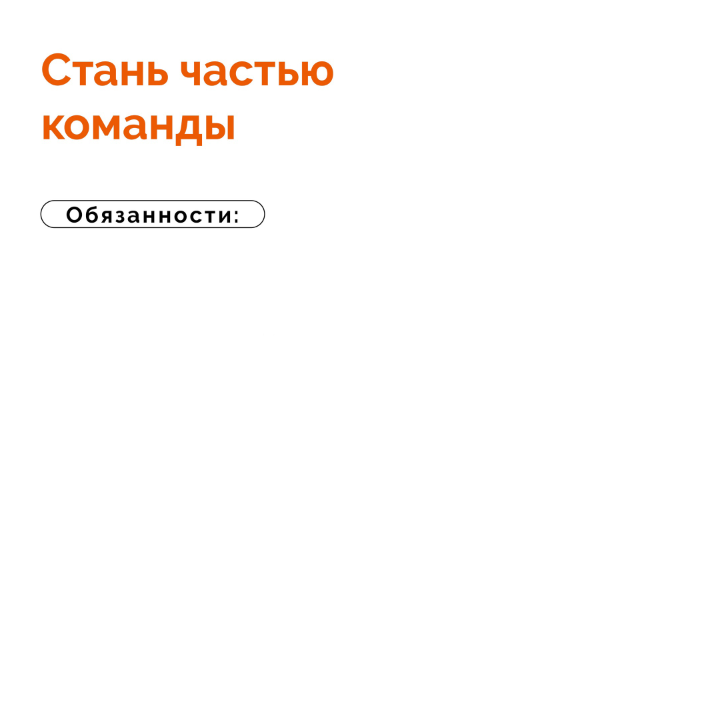
#> input picture src/vacancies/img/template2.png, 716 x 718 px, found by its file name
$ python image.py
#> lines starting #> are read from the running program, lines starting #| are printed output that depends on the picture
from PIL import Image, ImageDraw, ImageFont
import re
import os


# [57 lines left out: function text_to_image, not called in this run]


def image_to_image(template_path: str, chat_image_path: str) -> str:
#> called with template_path = 'static/img/template2.png', chat_image_path = 'static/img/reserve.jpg'
    template_img = Image.open(template_path).convert("RGBA")
    chat_img = Image.open(chat_image_path).convert("RGBA")
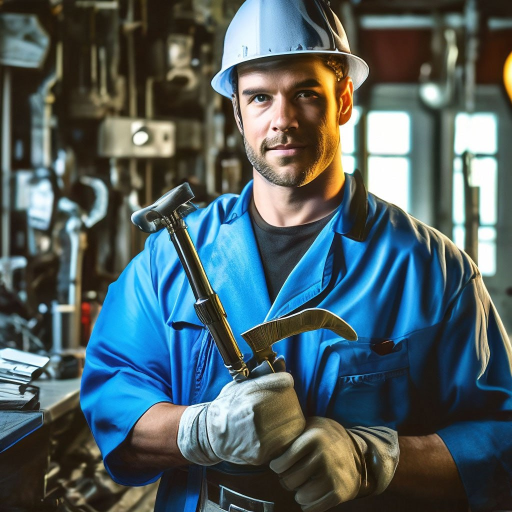
#> input picture src/vacancies/img/reserve.jpg, 1024 x 1024 px, found by its file name (shown at 1/2 size)
    if 'template1' in template_path:
        chat_img = chat_img.crop((chat_img.width // 4, 0, chat_img.width * 3 // 4, chat_img.height))
        template_img.paste(
            chat_img.resize((chat_img.width, chat_img.height)),
            (-chat_img.width // 2, 0),
            chat_img.resize((chat_img.width, chat_img.height))
        )
        draw = ImageDraw.Draw(template_img)
        # закругление
        draw.polygon(((0, 0), (0.5 * chat_img.width, 0), (0.5 * chat_img.width, 0.5 * template_img.height),
                      (0.48 * chat_img.width, 0.45 * template_img.height),
                      (0, 0.02 * template_img.height)), fill=(255, 255, 255))
        draw.polygon(((0, template_img.height), (0.5 * chat_img.width, template_img.height),
                      (0.5 * chat_img.width, 0.5 * template_img.height),
                      (0.48 * chat_img.width, 0.55 * template_img.height),
                      (0, 0.98 * template_img.height)), fill=(255, 255, 255))
    elif 'template2' in template_path:
        chat_img = chat_img.crop((template_img.width // 4, 0.05 * chat_img.height, chat_img.width, chat_img.height))
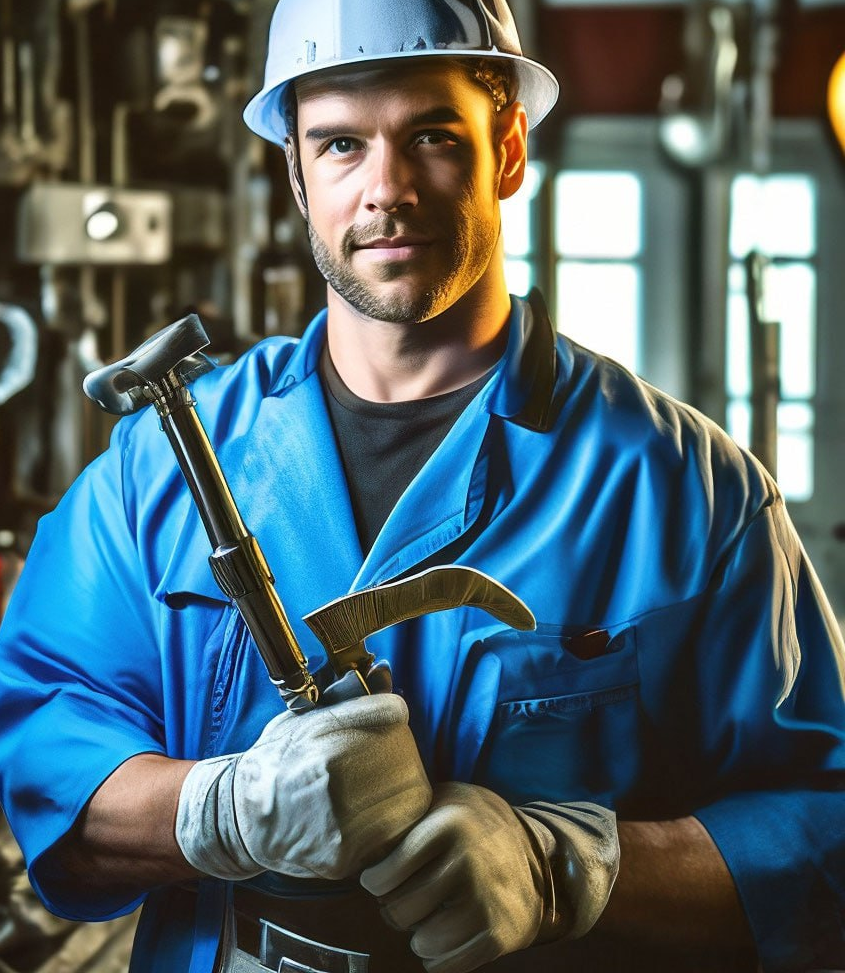
#> chat_img: PIL image 845x973 RGBA; mean R, G, B, A 80, 99.9, 105.8, 255
        template_img.paste(
            chat_img.resize((chat_img.width, chat_img.height)),
            (template_img.width // 4, round(0.55 * template_img.height)),
            chat_img.resize((chat_img.width, chat_img.height))
        )
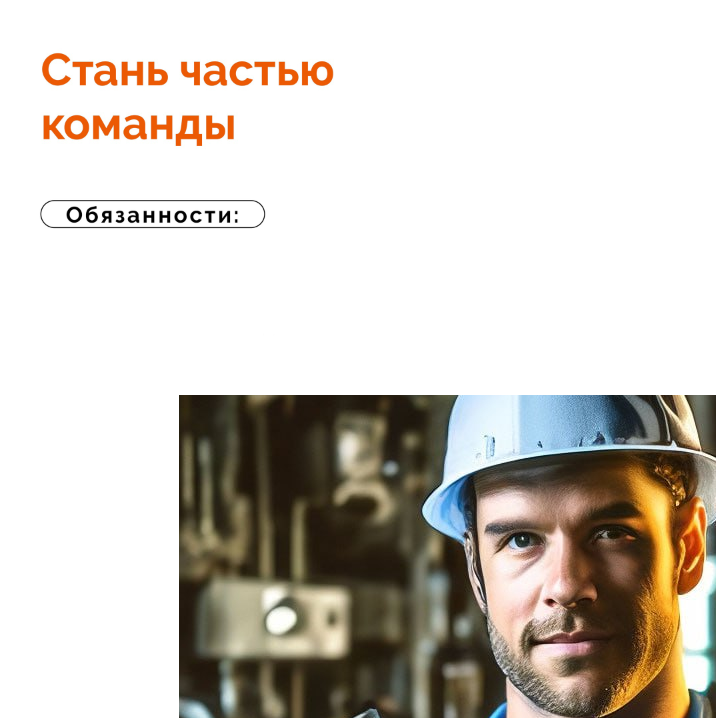
#> template_img: PIL image 716x718 RGBA; mean R, G, B, A 206.1, 200.8, 193.2, 255
        draw = ImageDraw.Draw(template_img)
        # закругление
        draw.polygon(((template_img.width // 4, 0.55 * template_img.height),
                      (0.75 * template_img.width, 0.55 * template_img.height),
                      (0.73 * template_img.width, 0.56 * template_img.height),
                      (template_img.width // 4, template_img.height)),
                     fill=(255, 255, 255))
        draw.polygon(((template_img.width, 0.7 * template_img.height), (template_img.width, 0.55 * template_img.height),
                      (0.78 * template_img.width, 0.55 * template_img.height),
                      (0.8 * template_img.width, 0.56 * template_img.height)),
                     fill=(255, 255, 255))

    file_path = f"static/img/{template_path[template_path.rfind('/') + 1:template_path.rfind('.')]}_image.png"
    template_img.save(file_path)
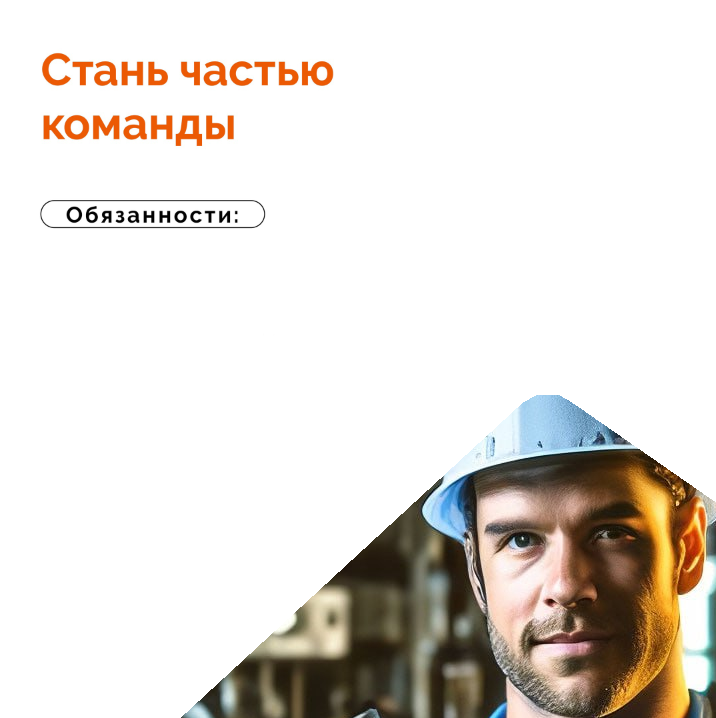
#> saved as template2_image.png: PIL image 716x718 RGBA; mean R, G, B, A 227.3, 222.5, 217.1, 255

    if 'reserve.jpg' not in chat_image_path:
        os.remove(chat_image_path)

    return file_path


if __name__ == '__main__':
    image_to_image(template_path='static/img/template2.png', chat_image_path='static/img/reserve.jpg')
